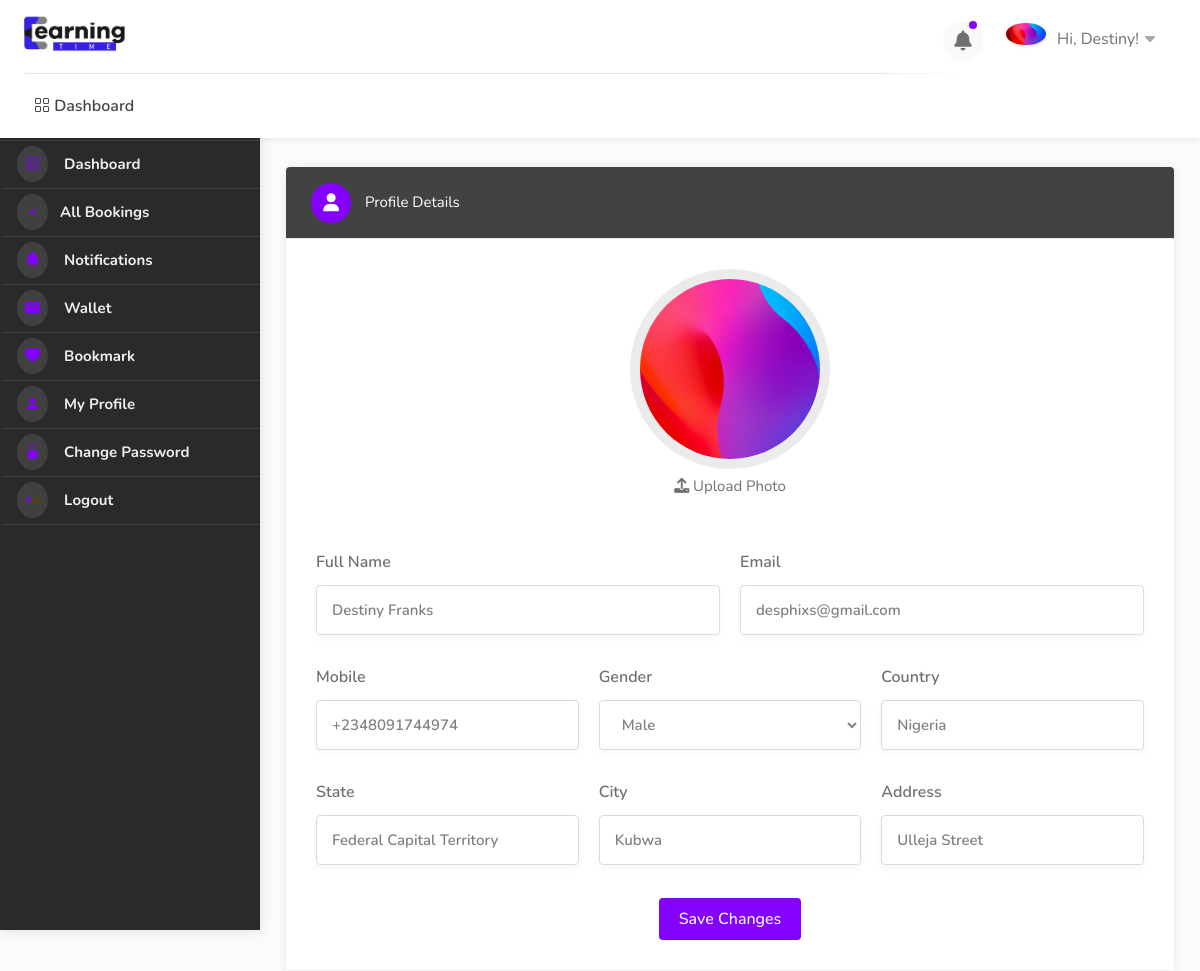
Page /hotel/dashboard/profile/ (signed in) on the committed database.
### userauths/models.py (models this page shows, shortened)
class User(AbstractUser):
    full_name = models.CharField(max_length=1000, null=True, blank=True)
    username = models.CharField(max_length=100, null=True, blank=True)
    email = models.EmailField(unique=True)
    phone = models.CharField(max_length=100, null=True, blank=True)
    gender = models.CharField(max_length=100, choices=GENDER, null=True, blank=True)
    otp = models.CharField(max_length=100, null=True, blank=True)
    USERNAME_FIELD = "email"
    REQUIRED_FIELDS = ['username']

class Profile(models.Model):
    pid = ShortUUIDField(length=7, max_length=25, alphabet="abcdefghijklmnopqrstuvxyz123")
    image = models.ImageField(upload_to=user_directory_path, default="default.jpg", null=True, blank=True)
    user = models.OneToOneField(User, on_delete=models.CASCADE)
    full_name = models.CharField(max_length=1000, null=True, blank=True)
    phone = models.CharField(max_length=100, null=True, blank=True)
    gender = models.CharField(max_length=100, choices=GENDER, null=True, blank=True)
    country = models.CharField(max_length=100, null=True, blank=True)
    city = models.CharField(max_length=100, null=True, blank=True)
    state = models.CharField(max_length=100, null=True, blank=True)
    address = models.CharField(max_length=1000, null=True, blank=True)
    identity_type = models.CharField(choices=IDENTITY_TYPE, default="national_id_card", max_length=100, null=True, blank=True)
    identity_image = models.ImageField(upload_to=user_directory_path, default="id.jpg", null=True, blank=True)
    facebook = models.URLField(default="https://facebook.com/", null=True, blank=True)
    twitter = models.URLField(default="https://twitter.com/", null=True, blank=True)
    wallet = models.DecimalField(decimal_places=2, max_digits=12, default=0.00)
    verified = models.BooleanField(default=False)
    date = models.DateTimeField(auto_now_add=True, null=True, blank=True)
    class Meta:
        ordering = ["-date"]

### user_dashboard/views.py (the view)
# urls.py: path("profile/", views.profile, name="profile"),
@login_required
def profile(request):
    profile = Profile.objects.get(user=request.user)
    if request.method == "POST":
        u_form = UserUpdateForm(request.POST, instance=request.user)
        p_form = ProfileUpdateForm(request.POST, request.FILES, instance=request.user.profile)
        if u_form.is_valid() and p_form.is_valid():
            u_form.save()
            p_form.save()
            messages.success(request, "Profile Updated Successfully")
            return redirect("dashboard:profile")
    else:
        u_form = UserUpdateForm(instance=request.user)
        p_form = ProfileUpdateForm(instance=request.user.profile)
    context = {
        "profile":profile,
        "u_form":u_form,
        "p_form":p_form,
    }
    return render(request, "user_dashboard/profile.html", context)

### userauths/forms.py
class UserUpdateForm(forms.ModelForm):
    class Meta:
        model = User
        fields = ['email']

class ProfileUpdateForm(forms.ModelForm):
    class Meta:
        model = Profile
        fields = [
            'image',
            'full_name',
            'phone',
            'gender',
            'country',
            'city',
            'state',
            'address',
            'identity_type',
            'identity_image',
            'facebook',
            'twitter',
        ]
        widgets = {
            'image': FileInput(attrs={'onchange': 'loadFile(event)', 'class':'upload'}),
        }

### hotel/context_processor.py (called while the page is built)
def default(request):
    if 'selection_data_obj' in request.session:
        total_selected_items = len(request.session['selection_data_obj'])
    else:
        total_selected_items = 0
    try:
        noti = Notification.objects.filter(user=request.user, seen=False)
    except:
        noti = None
    return {
        "total_selected_items": total_selected_items,
        "noti": noti,
    }

### templates/user_dashboard/profile.html (shortened to what this page needs)
{% extends 'partials/dashboard_base.html' %}
{% load static %}
{% block content %}
    <div id="dashboard">
        {% include 'partials/dashboard_sidebar.html' %}
        <div class="utf_dashboard_content">
            <div class="row">
                <div class="col-lg-12 col-md-12">
                  <div class="utf_dashboard_list_box margin-top-0">
                    <h4 class="gray"><i class="fas fa-user"></i> Profile Details</h4>
                    <div class="utf_dashboard_list_box-static">
                      <div class="my-profile">
                        <form class="row with-forms" method="POST" enctype="multipart/form-data">
                            <div class="col-md-12">
                                <div class="edit-profile-photo">
                                    <img id="profile_image_preview" src="{{request.user.profile.image.url}}" style="width: 200px; height: 200px; object-fit: cover;" alt="">
                                    <div class="photoUpload">
                                        <span><i class="fa fa-upload"></i> Upload Photo</span>
                                      </div>
                                  </div>
                            </div>
                            <div class="col-md-6">
                                <label>Full Name</label>
                                {{p_form.full_name}}
                            </div>
                            <div class="col-md-6">
                                <label>Email</label>
                                {{u_form.email}}
                            </div>
                            <div class="col-md-4">
                                <label>Mobile</label>
                                {{p_form.phone}}
                            </div>
                            <div class="col-md-4">
                                <label>Gender</label>
                                {{p_form.gender}}
                            </div>
                            <div class="col-md-4">
                                <label>Country</label>
                                {{p_form.country}}
                            </div>
                            <div class="col-md-4">
                                <label>State</label>
                                {{p_form.state}}
                            </div>
                            <div class="col-md-4">
                                <label>City</label>
                                {{p_form.city}}
                            </div>
                            <div class="col-md-4">
                                <label>Address</label>
                                {{p_form.address}}
                            </div>
                            <div class="col-md-12">
                                <button class="button preview btn_center_item margin-top-15" type="submit">Save Changes</button>
                            </div>
                          </form>
                      </div>
                    </div>
                  </div>
                </div>
            </div>
        </div>
    </div>
{% endblock content %}

### templates/partials/dashboard_base.html (shortened to what this page needs)
{% load static %}
<!DOCTYPE html>
<html lang="zxx">
<head>
    <link rel="stylesheet" href="{% static 'css/stylesheet.css' %}">
    <link rel="stylesheet" href="{% static 'css/mmenu.css' %}">
    <link rel="stylesheet" href="{% static 'css/perfect-scrollbar.css' %}">
    <link rel="stylesheet" href="{% static 'css/style.css' %}" id="colors">
    <link rel="stylesheet" href="https://cdn.jsdelivr.net/npm/bootstrap-icons@1.10.5/font/bootstrap-icons.css">
    <link rel="stylesheet" href="https://cdnjs.cloudflare.com/ajax/libs/font-awesome/4.7.0/css/font-awesome.css" />
    <link rel="stylesheet" href="https://cdnjs.cloudflare.com/ajax/libs/font-awesome/6.0.0/css/all.min.css" />
    <link rel="stylesheet" href="https://cdn.jsdelivr.net/npm/@mdi/font@7.2.96/css/materialdesignicons.min.css">
    <link href='https://unpkg.com/boxicons@2.1.4/css/boxicons.min.css' rel='stylesheet'>
    <link rel="stylesheet" href="https://cdn.jsdelivr.net/npm/remixicon-ligatures@2.5.0/fonts/remixicon.min.css">
    <link href="https://cdn.jsdelivr.net/npm/remixicon@2.2.0/fonts/remixicon.css" rel="stylesheet">
</head>
<body>
    <div id="main_wrapper">
        <header id="header_part" class="fixed fullwidth_block dashboard">
            <div id="header" class="not-sticky">
                <div class="container">
                    <div class="utf_left_side">
                        <div id="logo"> <a href="{% url 'dashboard:dashboard' %}"><img src="{% static 'images/logo.png' %}" alt=""></a> </div>
                        <nav id="navigation" class="style_one">
                            <ul id="responsive">
                                <li><a href="{% url 'dashboard:dashboard' %}"> <i class="bi bi-grid"></i> Dashboard</a></li>
                            </ul>
                        </nav>
                        <div class="clearfix"></div>
                    </div>
                    <div class="utf_right_side">
                        <div class="header_widget">
                            <div class="dashboard_header_button_item {% if noti %} has-noti {% endif %} js-item-menu">
                                <i class="fas fa-bell"></i>
                            </div>
                            <div class="utf_user_menu">
                                <div class="utf_user_name"><span><img src="{{request.user.profile.image.url}}" alt=""></span>Hi, {{request.user.username|title}}!</div>
                            </div>
                        </div>
                    </div>
                </div>
            </div>
        </header>
        {% block content %}
        {% endblock content %}
    </div>
</body>
</html>

### static/css/mmenu.css (style rules this page uses)
:root { --mm-line-height: 20px; --mm-listitem-size: 44px; --mm-navbar-size: 44px; --mm-offset-top: 0; --mm-offset-right: 0; --mm-offset-bottom: 0; --mm-offset-left: 0; --mm-color-border: rgba(0, 0, 0, 0.1); --mm-color-button: rgba(0, 0, 0, 0.3); --mm-color-text: rgba(0, 0, 0, 0.75); --mm-color-text-dimmed: rgba(0, 0, 0, 0.3); --mm-color-background: #f3f3f3; --mm-color-background-highlight: rgba(0, 0, 0, 0.05); --mm-color-background-emphasis: rgba(255, 255, 255, 0.4); --mm-shadow: 0 0 10px rgba(0, 0, 0, 0.3) }

### static/css/style.css (style rules this page uses)
body { color: #707070; font-size: 15px; line-height: 28px; background-color: #fff; }
body, h1, h2, h3, h4, h5, h6, input[type="text"], input[type="password"], input[type="email"], textarea, select, input[type="button"], input[type="submit"], button, #tiptip_content, .map-box p, .map-box div, .numerical-rating .utf_counter_star_rating, body .nav_responsive i.menu-trigger:after { font-family: 'Nunito', sans-serif; text-transform: none; }
h1, h2, h3, h4, h5, h6 { color: #323232; }
* { margin: 0px; padding: 0px; box-sizing: border-box; }
ul, li { margin: 0px; list-style-type: none; }
label { display: block; margin: 0; }

### rows in the picture
User: user.profile.image (picture), user.username "Destiny", email "desphixs@gmail.com"
Profile: full_name "Destiny Franks", phone "+2348091744974", gender "Male", country "Nigeria", state "Federal Capital Territory", city "Kubwa", address "Ulleja Street"
